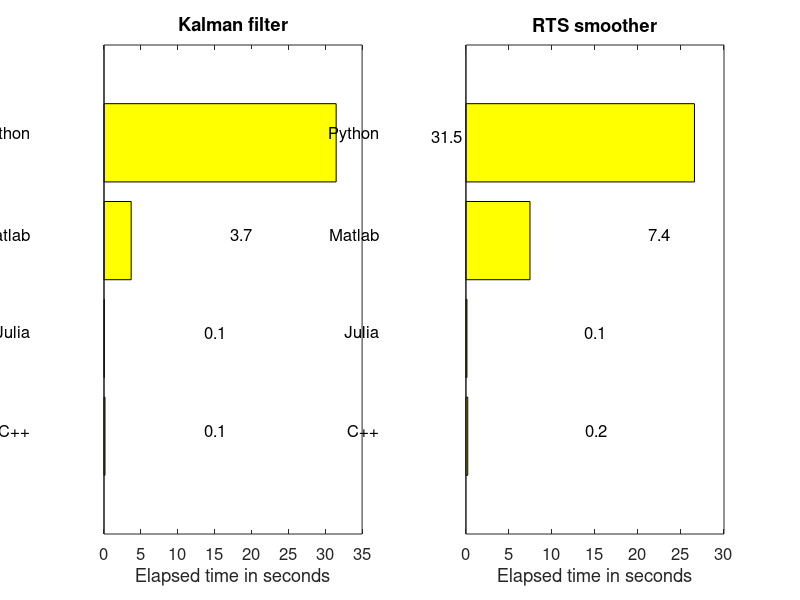

Recreate this plot in MATLAB.



%names = {'C++','Java','Julia','Matlab','Octave','Python'};
%f_times = [0.256905 1.699 4.287048136 13.968916 60.6021 123.842566967];
%s_times = [0.490346 1.543 4.710070576 21.610301 87.7424 103.221923113];

names = {'C++','Julia','Matlab','Python'};
%f_times = [0.157409 1.743044833 3.683195 31.48172116279602];
%s_times = [0.247047 1.862426958 7.447597 26.56629204750061];

f_times = [0.131909 0.055412 3.683195 31.48172116279602];
s_times = [0.213976 0.119128 7.447597 26.56629204750061];


clf;

for i=1:2
    subplot(1,2,i);
    
    x = 1:length(names);
    if i == 1
        y = f_times;
        titl = 'Kalman filter';
    else
        y = s_times;
        titl = 'RTS smoother';
    end

    h = barh(x,y) ; % create bar
    set(h,'FaceColor',[1 1 0]);
    set(gca,'FontSize',12)

    th = [];
    lbl = [];
    for i=1:numel(y), % create annotations
      % store the handles for later use
      th(i) = text(y(i)+15,x(i),sprintf('%.1f',y(i))) ;
      lbl(i) = text(-10,x(i),names{i}) ;
    end
    set(gca,'YTick',[])
    
    xlabel('Elapsed time in seconds');

    % center all annotations at once using the handles
    set(th,'horizontalalignment','center', ...
    'verticalalignment','bottom','FontSize',12) ; 

    set(lbl,'horizontalalignment','right', ...
    'verticalalignment','bottom','FontSize',12) ; 

    title(titl);
end

rel_tot = f_times + s_times;
rel_tot = rel_tot / rel_tot(2);

for i=1:length(names)
    fprintf('%-7s ',names{i});
    if i < length(names)
        fprintf('& ');
    else
        fprintf('\\\\ \n');
    end
end

for i=1:length(names)
    fprintf('%-7.1f ',rel_tot(i));
    if i < length(names)
        fprintf('& ');
    else
        fprintf('\\\\ \n');
    end
end

print -dpng -r300 times_2023;

